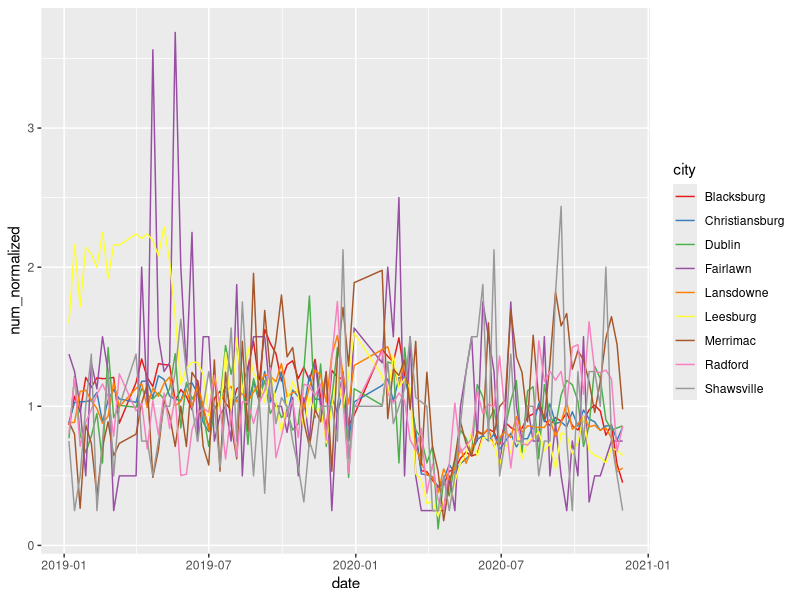

R code for this plot:
# set working directory first - ALWAYS 2, 3, and 4 load packages from library
library(sf)
library(tidyverse)
library(ggplot2)


#Read in the shapefile as an "sf" (geographic data) object 
#shapefile = read_sf(dsn ="base_files", layer= "tl_2019_51_bg")
health_POIs = read.csv('HealthPOIs_Montgomery_VA 2.csv')

#Read in the time series data - reads in file from the viewer
time_data = read.csv("healthcarevisits_VA_new.csv")
#remove records where nobody visited the corresponding healthcare facility - removes n/a from list of places
time_data = subset(time_data, !is.na(time_data$visitor_home_cbg))
#merge the dataset with the locations & types of the healthcare facilities - combining the two sets of data together
time_data_merged = merge(time_data,health_POIs,by.x="safegraph_place",by.y="safegraph_place_id")



#Aggregate by NAICS code; this means we will sum up all the different doctors for each NAICS code to get one result per NAICS code - sums the totals for NAICS
NAICS_aggregate = aggregate(time_data_merged$number , by=list(time_data_merged$date,time_data_merged$city), FUN = sum)
names(NAICS_aggregate) = c("date","city","num")

#Here, we will normalize the values per NAICS code. If we tried to plot them without doing this, we would have some numbers way greater than others 
#For example, the average number of people visiting NAICS 621111 (physicians) is 1-2K, while the average number visiting 621340 (physical/occupational/speech therapists) is more like 100
#If we don't normalize, we won't be able to see the therapists numbers because the physician numbers are so high.

#The way we are normalizing is by dividing each number by the median number of trips to that NAICS code; therefore the output number can be represented as "% of trips compared to median"
#2 means 2x as many trips as median, .5 means half as many, etc. - this changes the count to % and this is done for each NAICS
unique_codes = unique(NAICS_aggregate$city)
NAICS_data = data.frame()
for (code in unique_codes){
  sub_data = subset(NAICS_aggregate, city == code)
  sub_data$num_normalized = sub_data$num / median(sub_data$num)
  NAICS_data = rbind(NAICS_data, sub_data)
}

#Plotting
NAICS_data$date = as.Date(NAICS_data$date)
NAICS_data$NAICS = as.factor(NAICS_data$city)
ggplot() + geom_line(data=NAICS_data, mapping = aes(x=date, y = num_normalized, colour = city , group = city)) + scale_colour_brewer(palette="Set1")


#### Another option is you could split up between nova and swva
#### To do this, we'll create a new variable 

#### NOVA cities: Leesburg, Lansdowne
#### SWVA cities: Blacksburg, Merrimac, Dublin, Christiansburg, Radford, Fairlawn, Shawsville
NOVA<-c("Leesburg","Lansdowne")
SWVA<-c("Blacksburg", "Merrimac", "Dublin", "Christiansburg", "Radford", "Fairlawn", "Shawsville")

time_data_merged$region = ""
is.element(time_data_merged$city, NOVA)

time_data_merged$city[is.element(time_data_merged$city, NOVA)]

time_data_merged$region[is.element(time_data_merged$city, NOVA)] = "NOVA"
time_data_merged$region[is.element(time_data_merged$city, SWVA)] = "SWVA"
table(time_data_merged$region)
